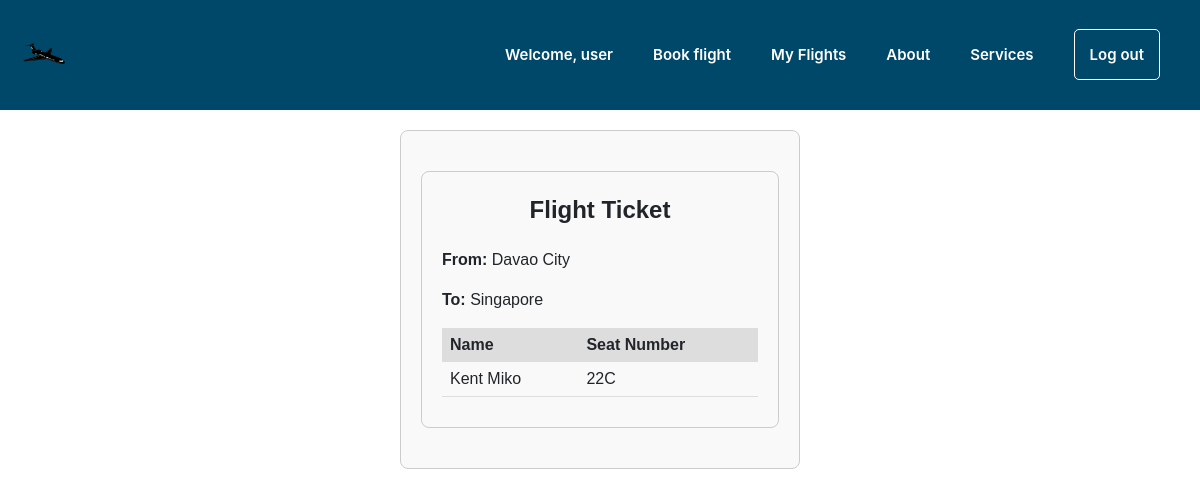
/ticket.php?flight_id=14&passenger_id=142 (signed in), run on the app's committed database.
### tables this page shows
CREATE TABLE `passengers` (
  `passenger_id` int(10) UNSIGNED NOT NULL,
  `first_name` varchar(45) NOT NULL DEFAULT '',
  `middle_name` varchar(45) NOT NULL DEFAULT '',
  `last_name` varchar(45) NOT NULL DEFAULT '',
  `phone_no` int(11) NOT NULL,
  `email` varchar(45) NOT NULL DEFAULT '',
  `flight_id` int(255) DEFAULT NULL,
  `user_id` int(255) NOT NULL,
  `class_id` int(255) NOT NULL
);

CREATE TABLE `flights` (
  `flight_id` int(255) NOT NULL,
  `from` varchar(45) NOT NULL,
  `to` varchar(45) NOT NULL,
  `depart_time` time NOT NULL,
  `airlines_id` int(255) NOT NULL,
  `arrive_time` time NOT NULL,
  `depart_date` date NOT NULL,
  `arrive_date` date NOT NULL,
  `price` int(255) NOT NULL,
  `duration` varchar(45) NOT NULL
);

### ticket.php (the view, shortened to what this page needs)
<?php
include "connection.php";
include "includes/header.php";
include "includes/head.php";
include "includes/footer.php";
?>
<div class="ticket">
    <?php
    if (isset($_GET['flight_id']) && isset($_GET['passenger_id'])) {
        $flight_id = $_GET['flight_id'];
        $passenger_id = $_GET['passenger_id'];
        $query = "SELECT p.*, '22C' AS seat_number, f.from, f.to
                  FROM passengers p
                  INNER JOIN flights f ON p.flight_id = f.flight_id
                  WHERE p.flight_id = '$flight_id' AND p.passenger_id = '$passenger_id'";
        $query_run = mysqli_query($conn, $query);
        if ($query_run && mysqli_num_rows($query_run) > 0) {
            $passenger = mysqli_fetch_assoc($query_run);
            echo '<div class="ticket">';
            echo '<div class="ticket-header">Flight Ticket</div>';
            echo '<p><strong>From:</strong> ' . $passenger['from'] . '</p>';
            echo '<p><strong>To:</strong> ' . $passenger['to'] . '</p>';
            echo '<table class="ticket-table">
                    <tr>
                        <th>Name</th>
                        <th>Seat Number</th>
                    </tr>';
            echo "<tr>
                    <td>{$passenger['first_name']} {$passenger['last_name']}</td>
                    <td>{$passenger['seat_number']}</td>
                  </tr>";
            echo '</table>';
            echo '</div>';
        } else {
            echo "<p>No passenger details found for this flight.</p>";
        }
    } else {
        echo "<p>No flight ID or passenger ID specified.</p>";
    }
    ?>
</div>
<?php include "includes/footer.php"; ?>

### css/headfoot-style.css (style rules this page uses)
body, header { margin: 0; padding: 0; }
body { background-color: aliceblue; }

### ticket.php (style rules this page uses)
body { font-family: Arial, sans-serif; }
.ticket { max-width: 400px; margin: 20px auto; padding: 20px; border: 1px solid #ccc; border-radius: 8px; background-color: #f9f9f9; margin-bottom: 20px; }
.ticket-header { text-align: center; font-weight: bold; font-size: 24px; margin-bottom: 20px; }
.ticket-table { width: 100%; border-collapse: collapse; margin-bottom: 10px; }
.ticket-table th, .ticket-table td { padding: 8px; text-align: left; }
.ticket-table th { background-color: #ddd; }
.ticket-table td { border-bottom: 1px solid #ddd; }

### data on the page
passengers: flight.from "Davao City", flight.to "Singapore", first_name "Kent", last_name "Miko"

### other printed values
$_SESSION['username'] "user"
$passenger['seat_number'] "22C"
